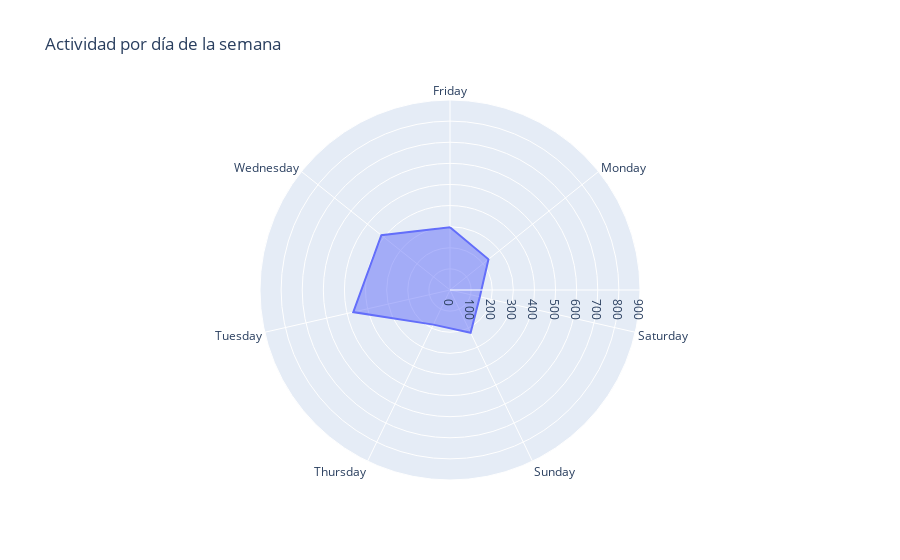

Here is the notebook cell this chart was saved with:
### Markdown cell above
**Active weekdays:**

### Code cell
import plotly
import plotly.express as px

heatmap_df = pd.DataFrame(heat_map)


day = heatmap_df.groupby(["day"]).sum()
day.reset_index(inplace=True)

fig = px.line_polar(day, r='chat_count', theta='day', line_close=True, title=" Actividad por día de la semana")
fig.update_traces(fill='toself')
fig.update_layout(
  polar=dict(
    radialaxis=dict(
      visible=True,
      range=[0,900]
    )),
  showlegend=False
)
fig.show()

### Figure 1 — Plotly figure (JSON) as saved in the notebook; plotly's stock layout.template omitted (floating-point values rounded to 4 significant figures)
{"data": [{"fill": "toself", "hovertemplate": "chat_count=%{r}<br>day=%{theta}<extra></extra>", "legendgroup": "", "line": {"color": "#636efa", "dash": "solid"}, "mode": "lines", "name": "", "r": [297, 233, 145, 225, 182, 470, 416, 297], "showlegend": false, "subplot": "polar", "theta": ["Friday", "Monday", "Saturday", "Sunday", "Thursday", "Tuesday", "Wednesday", "Friday"], "type": "scatterpolar"}], "layout": {"legend": {"tracegroupgap": 0}, "polar": {"angularaxis": {"direction": "clockwise", "rotation": 90}, "domain": {"x": [0, 1], "y": [0, 1]}, "radialaxis": {"range": [0, 900], "visible": true}}, "showlegend": false, "title": {"text": " Actividad por día de la semana"}}}
